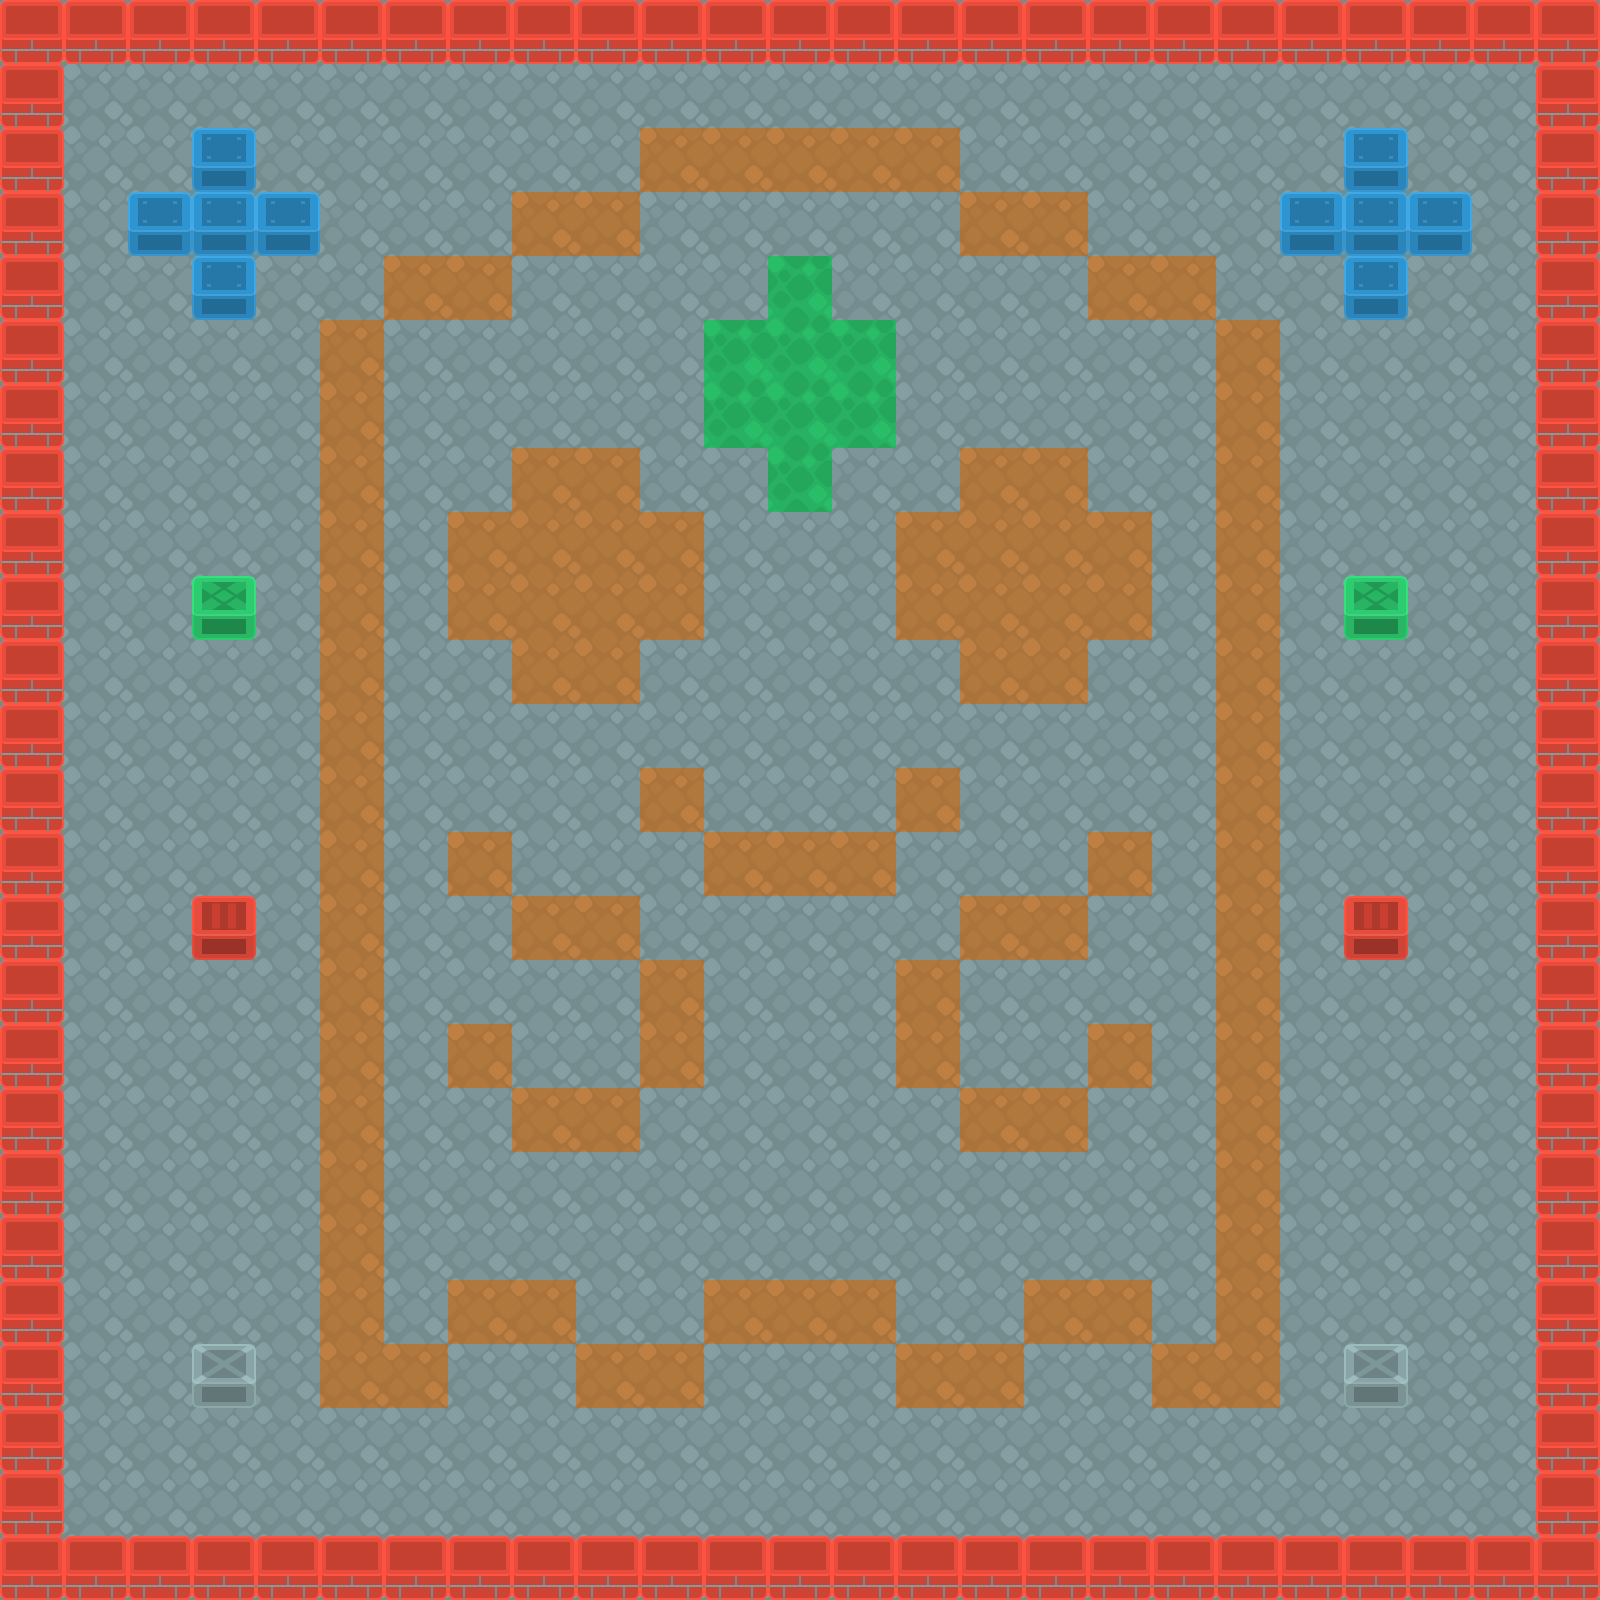

This game map was drawn from its Tiled (.tmx) file and the tilesets committed beside it. A one-line description and the trimmed map source follow:
An orthogonal 25x25 tile map with 64x64 px tiles, 2 tile layers (belowPlayer, samePlayer) and 6 objects (tanks).

<map version="1.5" tiledversion="1.7.0" orientation="orthogonal" renderorder="right-down" width="25" height="25" tilewidth="64" tileheight="64" infinite="0" nextlayerid="5" nextobjectid="8">
 <editorsettings>
  <export target="map.json" format="json" />
 </editorsettings>
 <tileset firstgid="1" name="sokoban" tilewidth="64" tileheight="64" tilecount="104" columns="13">
  <image source="../tilesets/sokoban_tilesheet.png" trans="ffffff" width="832" height="512" />
  <tile id="0">
   <properties>
    <property name="collides" type="bool" value="false" />
   </properties>
  </tile>
  <tile id="1">
   <properties>
    <property name="collides" type="bool" value="false" />
   </properties>
  </tile>
  <tile id="2">
   <properties>
    <property name="collides" type="bool" value="false" />
   </properties>
  </tile>
  <tile id="3">
   <properties>
    <property name="collides" type="bool" value="false" />
   </properties>
  </tile>
  <tile id="4">
   <properties>
    <property name="collides" type="bool" value="false" />
   </properties>
  </tile>
  <tile id="5">
   <properties>
    <property name="collides" type="bool" value="false" />
   </properties>
  </tile>
  <tile id="6">
   <properties>
    <property name="collides" type="bool" value="true" />
   </properties>
  </tile>
  <tile id="7">
   <properties>
    <property name="collides" type="bool" value="true" />
   </properties>
  </tile>
  <tile id="8">
   <properties>
    <property name="collides" type="bool" value="true" />
   </properties>
  </tile>
  <tile id="9">
   <properties>
    <property name="collides" type="bool" value="true" />
   </properties>
  </tile>
  <tile id="10">
   <properties>
    <property name="collides" type="bool" value="true" />
   </properties>
  </tile>
  <tile id="11">
   <properties>
    <property name="collides" type="bool" value="false" />
   </properties>
  </tile>
  <tile id="12">
   <properties>
    <property name="collides" type="bool" value="false" />
   </properties>
  </tile>
  <tile id="13">
   <properties>
    <property name="collides" type="bool" value="false" />
   </properties>
  </tile>
  <tile id="14">
   <properties>
    <property name="collides" type="bool" value="false" />
   </properties>
  </tile>
  <tile id="15">
   <properties>
    <property name="collides" type="bool" value="false" />
   </properties>
  </tile>
  <tile id="16">
   <properties>
    <property name="collides" type="bool" value="false" />
   </properties>
  </tile>
  <tile id="17">
   <properties>
    <property name="collides" type="bool" value="false" />
   </properties>
  </tile>
  <tile id="18">
   <properties>
    <property name="collides" type="bool" value="false" />
   </properties>
  </tile>
  <tile id="19">
   <properties>
    <property name="collides" type="bool" value="false" />
   </properties>
  </tile>
  <tile id="20">
   <properties>
    <property name="collides" type="bool" value="false" />
   </properties>
  </tile>
  <tile id="21">
   <properties>
    <property name="collides" type="bool" value="false" />
   </properties>
  </tile>
  <tile id="22">
   <properties>
    <property name="collides" type="bool" value="false" />
   </properties>
  </tile>
  <tile id="23">
   <properties>
    <property name="collides" type="bool" value="false" />
   </properties>
  </tile>
  <tile id="24">
   <properties>
    <property name="collides" type="bool" value="false" />
   </properties>
  </tile>
  <tile id="25">
   <properties>
    <property name="collides" type="bool" value="false" />
   </properties>
  </tile>
  <tile id="26">
   <properties>
    <property name="collides" type="bool" value="false" />
   </properties>
  </tile>
  <tile id="27">
   <properties>
    <property name="collides" type="bool" value="false" />
   </properties>
  </tile>
  <tile id="28">
   <properties>
    <property name="collides" type="bool" value="false" />
   </properties>
  </tile>
  <tile id="29">
   <properties>
    <property name="collides" type="bool" value="false" />
   </properties>
  </tile>
  <tile id="30">
   <properties>
    <property name="collides" type="bool" value="false" />
   </properties>
  </tile>
  <tile id="31">
   <properties>
    <property name="collides" type="bool" value="false" />
   </properties>
  </tile>
  <tile id="32">
   <properties>
    <property name="collides" type="bool" value="false" />
   </properties>
  </tile>
  <tile id="33">
   <properties>
    <property name="collides" type="bool" value="false" />
   </properties>
  </tile>
  <tile id="34">
   <properties>
    <property name="collides" type="bool" value="false" />
   </properties>
  </tile>
  <tile id="35">
   <properties>
    <property name="collides" type="bool" value="false" />
   </properties>
  </tile>
  <tile id="36">
   <properties>
    <property name="collides" type="bool" value="false" />
   </properties>
  </tile>
  <tile id="37">
   <properties>
    <property name="collides" type="bool" value="false" />
   </properties>
  </tile>
  <tile id="38">
   <properties>
    <property name="collides" type="bool" value="false" />
   </properties>
  </tile>
  <tile id="39">
   <properties>
    <property name="collides" type="bool" value="false" />
   </properties>
  </tile>
  <tile id="40">
   <properties>
    <property name="collides" type="bool" value="false" />
   </properties>
  </tile>
  <tile id="41">
   <properties>
    <property name="collides" type="bool" value="false" />
   </properties>
  </tile>
  <tile id="42">
   <properties>
    <property name="collides" type="bool" value="false" />
   </properties>
  </tile>
  <tile id="43">
   <properties>
    <property name="collides" type="bool" value="false" />
   </properties>
  </tile>
  <tile id="44">
   <properties>
    <property name="collides" type="bool" value="false" />
   </properties>
  </tile>
  <tile id="45">
   <properties>
    <property name="collides" type="bool" value="false" />
   </properties>
  </tile>
  <tile id="46">
   <properties>
    <property name="collides" type="bool" value="false" />
   </properties>
  </tile>
  <tile id="47">
   <properties>
    <property name="collides" type="bool" value="false" />
   </properties>
  </tile>
  <tile id="48">
   <properties>
    <property name="collides" type="bool" value="false" />
   </properties>
  </tile>
  <tile id="49">
   <properties>
    <property name="collides" type="bool" value="false" />
   </properties>
  </tile>
  <tile id="50">
   <properties>
    <property name="collides" type="bool" value="false" />
   </properties>
  </tile>
  <tile id="51">
   <properties>
    <property name="collides" type="bool" value="false" />
   </properties>
  </tile>
  <tile id="52">
   <properties>
    <property name="collides" type="bool" value="false" />
   </properties>
  </tile>
  <tile id="53">
   <properties>
    <property name="collides" type="bool" value="false" />
   </properties>
  </tile>
  <tile id="54">
   <properties>
    <property name="collides" type="bool" value="false" />
   </properties>
  </tile>
  <tile id="55">
   <properties>
    <property name="collides" type="bool" value="false" />
   </properties>
  </tile>
  <tile id="56">
   <properties>
    <property name="collides" type="bool" value="false" />
   </properties>
  </tile>
  <tile id="57">
   <properties>
    <property name="collides" type="bool" value="false" />
   </properties>
  </tile>
  <tile id="58">
   <properties>
    <property name="collides" type="bool" value="false" />
   </properties>
  </tile>
  <tile id="59">
   <properties>
    <property name="collides" type="bool" value="false" />
   </properties>
  </tile>
  <tile id="60">
   <properties>
    <property name="collides" type="bool" value="false" />
   </properties>
  </tile>
  <tile id="61">
   <properties>
    <property name="collides" type="bool" value="false" />
   </properties>
  </tile>
  <tile id="62">
   <properties>
    <property name="collides" type="bool" value="false" />
   </properties>
  </tile>
  <tile id="63">
   <properties>
    <property name="collides" type="bool" value="false" />
   </properties>
  </tile>
  <tile id="64">
   <properties>
    <property name="collides" type="bool" value="false" />
   </properties>
  </tile>
  <tile id="65">
   <properties>
    <property name="collides" type="bool" value="false" />
   </properties>
  </tile>
  <tile id="66">
   <properties>
    <property name="collides" type="bool" value="false" />
   </properties>
  </tile>
  <tile id="67">
   <properties>
    <property name="collides" type="bool" value="false" />
   </properties>
  </tile>
  <tile id="68">
   <properties>
    <property name="collides" type="bool" value="false" />
   </properties>
  </tile>
  <tile id="69">
   <properties>
    <property name="collides" type="bool" value="false" />
   </properties>
  </tile>
  <tile id="70">
   <properties>
    <property name="collides" type="bool" value="false" />
   </properties>
  </tile>
  <tile id="71">
   <properties>
    <property name="collides" type="bool" value="false" />
   </properties>
  </tile>
  <tile id="72">
   <properties>
    <property name="collides" type="bool" value="false" />
   </properties>
  </tile>
  <tile id="73">
   <properties>
    <property name="collides" type="bool" value="false" />
   </properties>
  </tile>
  <tile id="74">
   <properties>
    <property name="collides" type="bool" value="false" />
   </properties>
  </tile>
  <tile id="75">
   <properties>
    <property name="collides" type="bool" value="false" />
   </properties>
  </tile>
  <tile id="76">
   <properties>
    <property name="collides" type="bool" value="false" />
   </properties>
  </tile>
  <tile id="77">
   <properties>
    <property name="collides" type="bool" value="false" />
   </properties>
  </tile>
  <tile id="78">
   <properties>
    <property name="collides" type="bool" value="false" />
   </properties>
  </tile>
  <tile id="79">
   <properties>
    <property name="collides" type="bool" value="false" />
   </properties>
  </tile>
  <tile id="80">
   <properties>
    <property name="collides" type="bool" value="false" />
   </properties>
  </tile>
  <tile id="81">
   <properties>
    <property name="collides" type="bool" value="false" />
   </properties>
  </tile>
  <tile id="82">
   <properties>
    <property name="collides" type="bool" value="false" />
   </properties>
  </tile>
  <tile id="83">
   <properties>
    <property name="collides" type="bool" value="false" />
   </properties>
  </tile>
  <tile id="84">
   <properties>
    <property name="collides" type="bool" value="false" />
   </properties>
  </tile>
  <tile id="85">
   <properties>
    <property name="collides" type="bool" value="false" />
   </properties>
  </tile>
  <tile id="86">
   <properties>
    <property name="collides" type="bool" value="false" />
   </properties>
  </tile>
  <tile id="87">
   <properties>
    <property name="collides" type="bool" value="false" />
   </properties>
  </tile>
  <tile id="88">
   <properties>
    <property name="collides" type="bool" value="false" />
   </properties>
  </tile>
  <tile id="89">
   <properties>
    <property name="collides" type="bool" value="false" />
   </properties>
  </tile>
  <tile id="90">
   <properties>
    <property name="collides" type="bool" value="false" />
   </properties>
  </tile>
  <tile id="91">
   <properties>
    <property name="collides" type="bool" value="false" />
   </properties>
  </tile>
  <tile id="92">
   <properties>
    <property name="collides" type="bool" value="false" />
   </properties>
  </tile>
  <tile id="93">
   <properties>
    <property name="collides" type="bool" value="false" />
   </properties>
  </tile>
  <tile id="94">
   <properties>
    <property name="collides" type="bool" value="false" />
   </properties>
  </tile>
  <tile id="95">
   <properties>
    <property name="collides" type="bool" value="false" />
   </properties>
  </tile>
  <tile id="96">
   <properties>
    <property name="collides" type="bool" value="false" />
   </properties>
  </tile>
  <tile id="97">
   <properties>
    <property name="collides" type="bool" value="true" />
   </properties>
  </tile>
  <tile id="98">
   <properties>
    <property name="collides" type="bool" value="true" />
   </properties>
  </tile>
  <tile id="99">
   <properties>
    <property name="collides" type="bool" value="true" />
   </properties>
  </tile>
  <tile id="100">
   <properties>
    <property name="collides" type="bool" value="true" />
   </properties>
  </tile>
  <tile id="101">
   <properties>
    <property name="collides" type="bool" value="false" />
   </properties>
  </tile>
  <tile id="102">
   <properties>
    <property name="collides" type="bool" value="false" />
   </properties>
  </tile>
  <tile id="103">
   <properties>
    <property name="collides" type="bool" value="false" />
   </properties>
  </tile>
 </tileset>
 <layer id="1" name="belowPlayer" width="25" height="25">
  <data>[625 cells, 625 non-empty, 3 distinct tile ids]</data>
 </layer>
 <layer id="3" name="samePlayer" width="25" height="25">
  <data>[625 cells, 112 non-empty, 5 distinct tile ids]</data>
 </layer>
 <objectgroup id="4" name="tanks">
  <object id="1" name="tanks" x="225" y="805.333">
   <point />
  </object>
  <object id="3" x="225" y="1134.67">
   <point />
  </object>
  <object id="4" x="225" y="414.667">
   <point />
  </object>
  <object id="5" x="1375" y="418.667">
   <point />
  </object>
  <object id="6" x="1375" y="744">
   <point />
  </object>
  <object id="7" x="1375" y="1176">
   <point />
  </object>
 </objectgroup>
</map>
